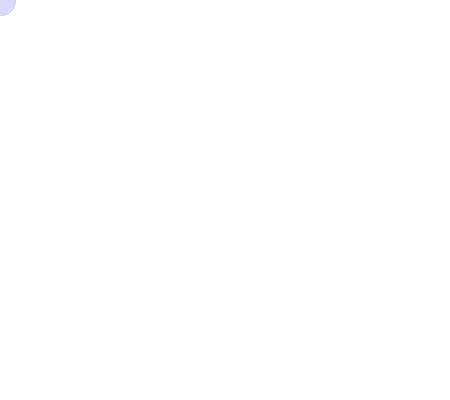
Frame 1 (no input)
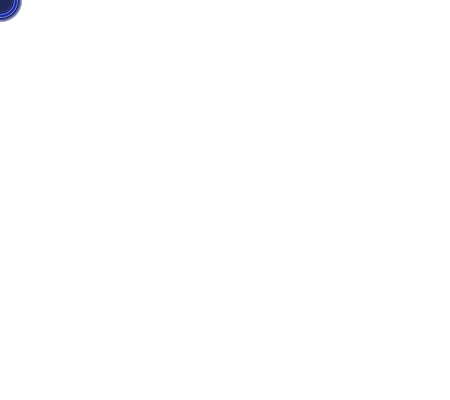
Frame 60 (the mouse pressed at the canvas centre just before this capture)
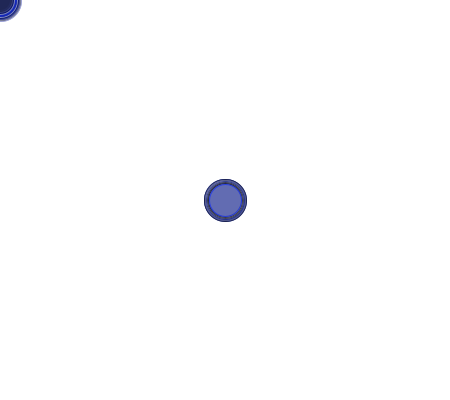
Frame 120 (the mouse held since frame 60 and released just before this capture)

The Processing sketch that drew these frames (run headless with seeded random() and noise(); from frame 60 on, the mouse is pressed at the canvas centre):

// Processing sketch: processing_month_day_010
// ── processing_month_day_010.pde
float h;
float r = 15;

float minRadius = 10;
float maxRadius = 20;

boolean grow = false;
boolean saveOne = false;

void setup()
{
    size( 450, 400 );
    background(255);
    
    colorMode( HSB, 360, 100, 100, 100 );
    
    h = random(360);
}

void draw()
{
    smooth();
    fill( h, random(100), random(100), 50 );
    stroke( h, random(100), random(100), 70 );
    ellipse(mouseX, mouseY, r * 2, r * 2);
    
    if ( grow ) {
        r++;
        if (r > maxRadius) {
            grow = false;
        } 
    } else {
        r--;
        if (r < minRadius) {
            grow = true;
        }
    }
}
